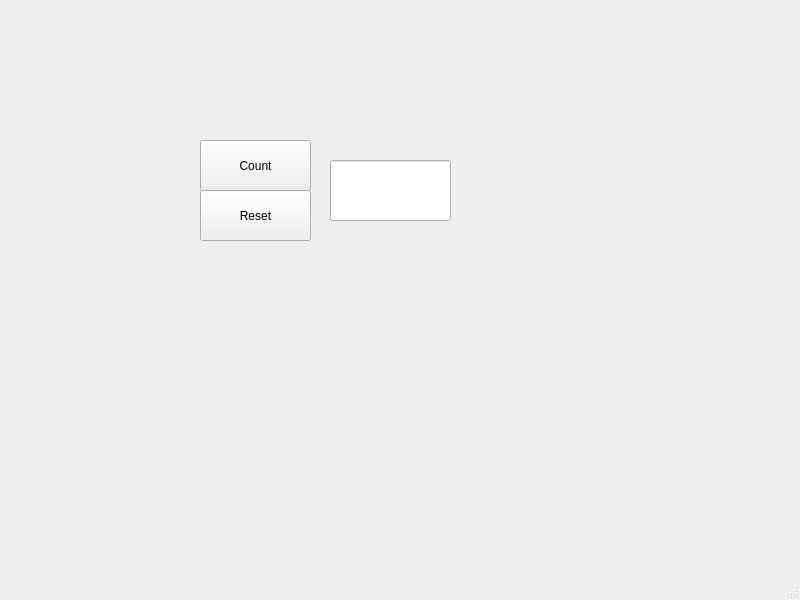
<?xml version="1.0" encoding="UTF-8"?>
<ui version="4.0">
 <class>MainWindow</class>
 <widget class="QMainWindow" name="MainWindow">
  <property name="geometry">
   <rect>
    <x>0</x>
    <y>0</y>
    <width>800</width>
    <height>600</height>
   </rect>
  </property>
  <property name="windowTitle">
   <string>MainWindow</string>
  </property>
  <widget class="QWidget" name="centralwidget">
   <widget class="QPushButton" name="Nappi">
    <property name="geometry">
     <rect>
      <x>200</x>
      <y>140</y>
      <width>111</width>
      <height>51</height>
     </rect>
    </property>
    <property name="text">
     <string>Count</string>
    </property>
   </widget>
   <widget class="QLineEdit" name="laatikko">
    <property name="geometry">
     <rect>
      <x>330</x>
      <y>160</y>
      <width>121</width>
      <height>61</height>
     </rect>
    </property>
   </widget>
   <widget class="QPushButton" name="pushButton">
    <property name="geometry">
     <rect>
      <x>200</x>
      <y>190</y>
      <width>111</width>
      <height>51</height>
     </rect>
    </property>
    <property name="text">
     <string>Reset</string>
    </property>
   </widget>
  </widget>
  <widget class="QMenuBar" name="menubar">
   <property name="geometry">
    <rect>
     <x>0</x>
     <y>0</y>
     <width>800</width>
     <height>43</height>
    </rect>
   </property>
  </widget>
  <widget class="QStatusBar" name="statusbar"/>
 </widget>
 <resources/>
 <connections/>
</ui>
